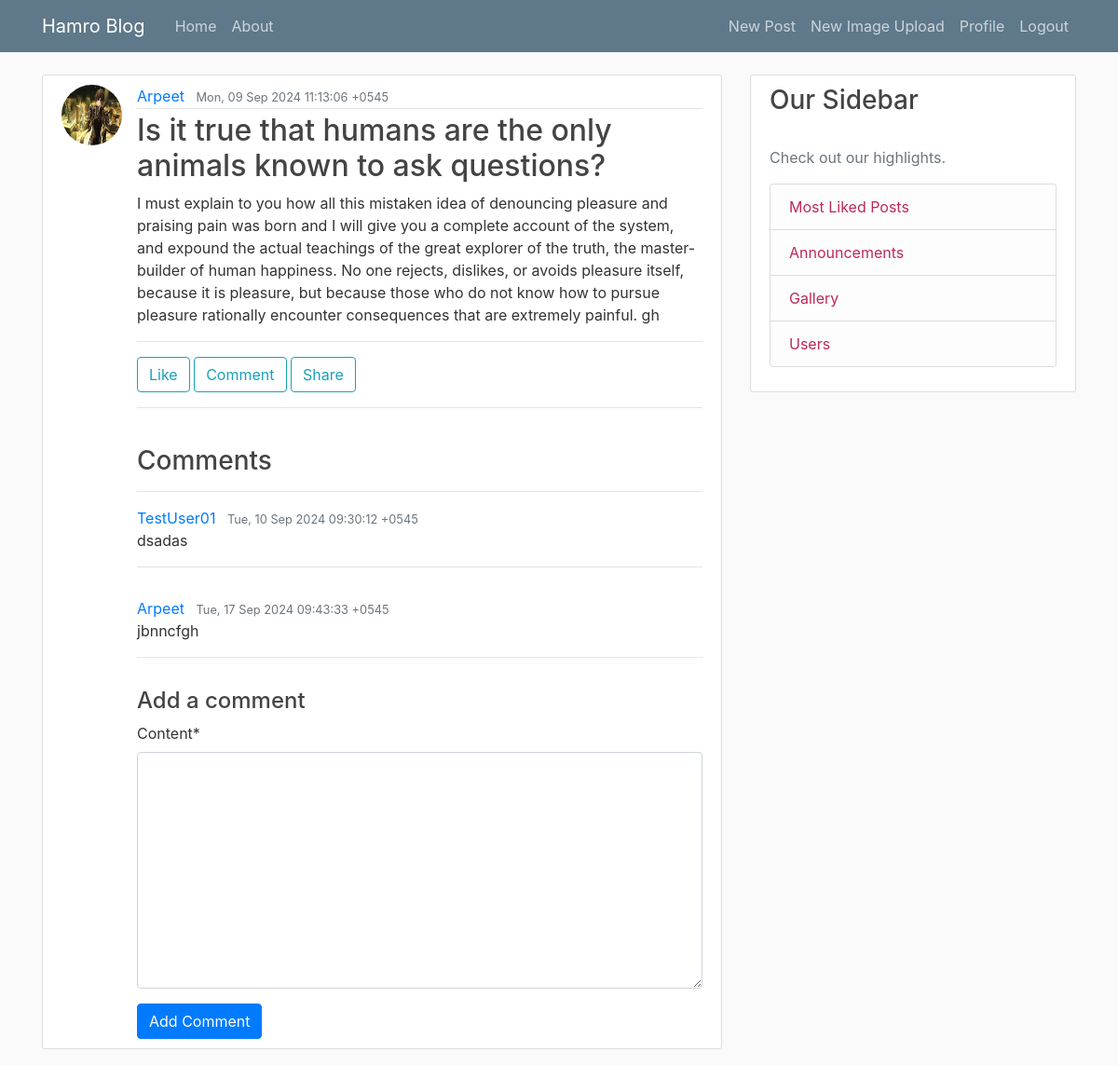
The page /post/70/ (signed in) on the database its author committed.
### blog/models.py (models this page shows, shortened)
class Post(models.Model):
    title = models.CharField(max_length = 100)
    content = models.TextField()
    date_posted = models.DateTimeField(default = timezone.now) #timezone is a function but here we're passing the actual function as default value, we dont want to trigger/activate the function hence not writing the paranthesis
    last_updated = models.DateTimeField(auto_now=True) #saves every time new update is made
    author = models.ForeignKey(User, on_delete = models.CASCADE)#post is deleted if user is deleted

class Comment(models.Model):
    post = models.ForeignKey(Post, related_name='post_comment', on_delete=models.CASCADE) #sets a null value to pointing user
    user = models.ForeignKey(User, on_delete=models.CASCADE)
    commented_at = models.DateTimeField(auto_now=True)
    content = models.TextField()

### users/models.py (models this page shows, shortened)
class Profile(models.Model):
    user = models.OneToOneField(User, on_delete=models.CASCADE) #we want a 1-1 relation with User so we passed that as argument
    image = models.ImageField(default='default.jpeg', upload_to='profile_pics')
    birthday = models.DateField(default=datetime.date.today)

### blog/views.py (the view, shortened to what this page needs)
# urls.py: path('post/<int:pk>/', PostDetailView.as_view(), name='post-detail'),
class PostDetailView(LoginRequiredMixin, DetailView):
    model = Post
    template_name = 'blog/post_detail.html'
    def get_context_data(self, **kwargs):
        context = super().get_context_data(**kwargs) #calls parent class to see if any prior comments are there (; initializes the context with the post object and any other context data.)
        context['form'] = CommentForm() #Adds an empty CommentForm instance to the context, which will be used in the template to allow users to submit new comments.
        context['comments'] = self.object.post_comment.all()
        return context

### blog/forms.py
class CommentForm(forms.ModelForm):
    class Meta:
        model = Comment
        fields = ['content']

### blog/templates/blog/post_detail.html (shortened to what this page needs)
{% extends "blog/base.html" %}
{% load crispy_forms_tags %}
{% block content %}
    <article class="media content-section">
        <img class="rounded-circle article-img" src="{{ object.author.profile.image.url }}">
        <div class="media-body">
            <div class="article-metadata">
                <a class="mr-2" href="{% url 'user-posts' object.author.username %}">{{ object.author }}</a>
                <small class="text-muted mr-2">{{ object.date_posted | date:"r" }}</small>
            </div>
            <h2 class="article-title">{{ object.title }}</h2>
            <p class="article-content">{{ object.content }}</p>
            <hr>
            <a class="btn btn-outline-info" href="#">Like</a>
            <a class="btn btn-outline-info" href="#">Comment</a>
            <a class="btn btn-outline-info" href="#">Share</a>
            <div><hr><br></div>
            <h3>Comments</h3>
            <hr>
            {% for comment in comments %}
                <div class="media mb-3">
                    <div class="media-body">
                        <a class="mr-2" href="{% url 'user-posts' comment.user.username %}">{{ comment.user }}</a>
                        <small class="text-muted mr-2">{{ comment.commented_at | date:"r" }}</small>
                        <p>{{ comment.content }}</p>
                        <hr>
                    </div>
                </div>
            {% empty %}
                <p>No comments yet.</p>
            {% endfor %}
            <h4>Add a comment</h4>
            <form method="POST">
                {{ form|crispy }}
                <button type="submit" class="btn btn-primary">Add Comment</button>
            </form>
        </div>
    </article>
{% endblock content%}

### blog/static/blog/main.css (style rules this page uses)
body { background: #fafafa; color: #333333; margin-top: 5rem; }
h1, h2, h3, h4, h5, h6 { color: #444444; }
.content-section { background: #ffffff; padding: 10px 20px; border: 1px solid #dddddd; border-radius: 3px; margin-bottom: 20px; }
.article-title { color: #444444; }
.article-content { white-space: pre-line; }
.article-img { height: 65px; width: 65px; margin-right: 16px; }
.article-metadata { padding-bottom: 1px; margin-bottom: 4px; border-bottom: 1px solid #e3e3e3 }

### rows shown on the page
Post: author.profile.image (picture), author "Arpeet", date_posted "Mon, 09 Sep 2024 11:13:06 +0545", title "Is it true that humans are the only animals known to ask questions?", content "I must explain to you how all this mistaken idea of denouncing pleasure and praising pain was born and I will give you a complete account of the system, and expound the actual teachings of the great explorer of the truth, the master-builder of human happiness. No one rejects, dislikes, or avoids pleasure itself, because it is pleasure, but because those who do not know how to pursue pleasure rationally encounter consequences that are extremely painful. gh"
Comment: user "TestUser01", commented_at "Tue, 10 Sep 2024 09:30:12 +0545", content "dsadas"
Comment: user "Arpeet", commented_at "Tue, 17 Sep 2024 09:43:33 +0545", content "jbnncfgh"
